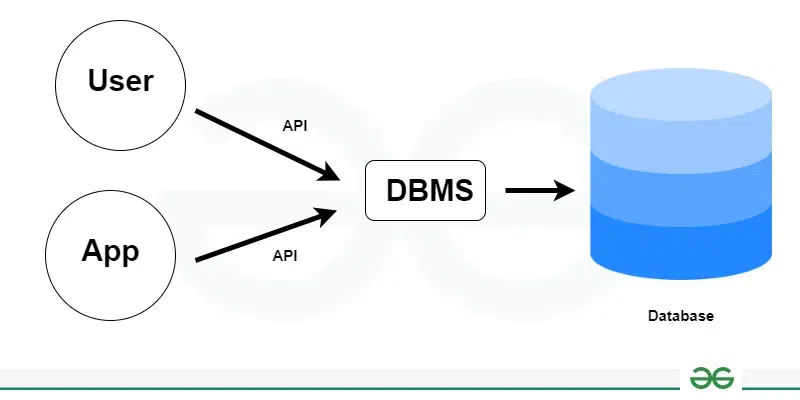
#> input picture DatabaseConcept.webp, 800 x 400 px
$ python TEXTEXTRACT.py
#> lines starting #> are read from the running program, lines starting #| are printed output that depends on the picture; after the words box and inside, x2 and y2 are one past the last pixel; in counts of white or black regions, pixels touching at a corner belong together
import cv2
import pytesseract
from PIL import Image
import tkinter as tk
from tkinter import filedialog

# Set Tesseract OCR path
pytesseract.pytesseract.tesseract_cmd = r"C:\Program Files\Tesseract-OCR\tesseract.exe"

# Function to get image file from user
def get_image():
    root = tk.Tk()
    root.withdraw()  # Hide the root window
    file_path = filedialog.askopenfilename(title="Select an Image", filetypes=[("Image Files", "*.png;*.jpg;*.jpeg")])
#> the answer given: DatabaseConcept.webp
    return file_path

# Ask user to select an image
image_path = get_image()

if image_path:
    # Read the image
    image = cv2.imread(image_path)
#> image is the input picture: shape (400, 800, 3); mean B, G, R 247.8, 239.5, 231

    # Convert image to grayscale for better OCR accuracy
    gray = cv2.cvtColor(image, cv2.COLOR_BGR2GRAY)
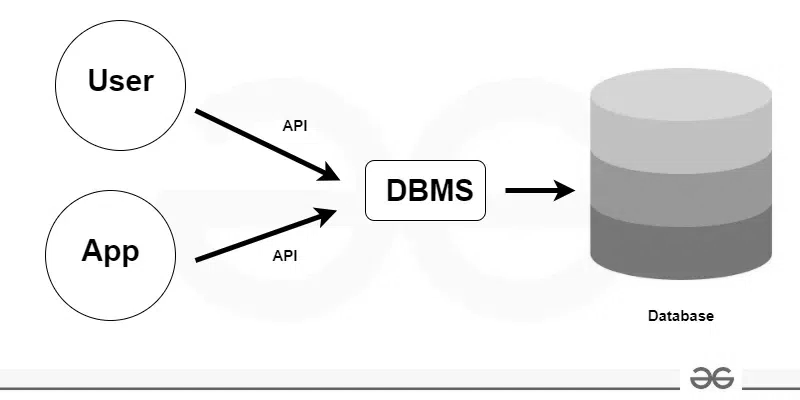
#> gray: shape (400, 800); min 0, max 255, mean 237.8

    # Apply thresholding (optional, improves accuracy for some images)
    gray = cv2.threshold(gray, 0, 255, cv2.THRESH_BINARY | cv2.THRESH_OTSU)[1]
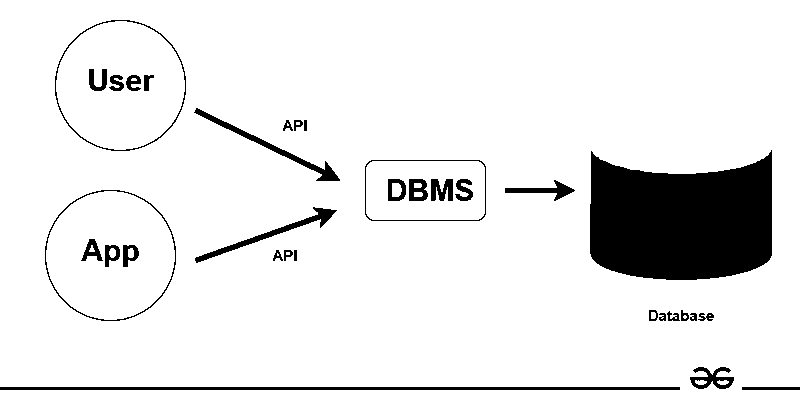
#> gray: shape (400, 800); 91% white; 33 black regions, largest, box (x1, y1, x2, y2) and area: (590, 150, 772, 280) 19270, (0, 387, 680, 390) 2040, (194, 108, 340, 181) 983

    # Save processed image temporarily
    cv2.imwrite("processed_image.png", gray)

    # Extract text using Tesseract OCR
#> (the run stopped early here; a loop or call above may not have finished)

$ run again, on ObjectOrientedModel.webp
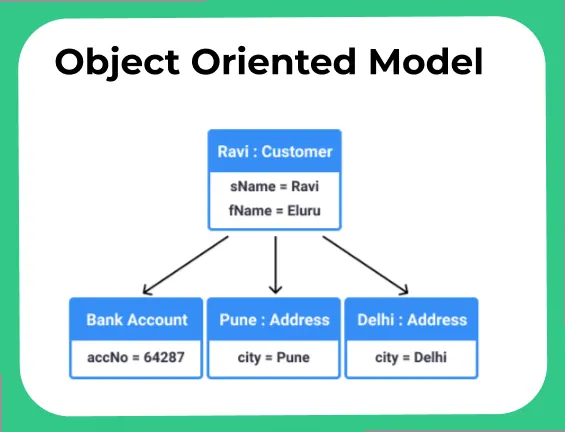
#> input picture ObjectOrientedModel.webp, 565 x 432 px
#> image is the input picture: shape (432, 565, 3); mean B, G, R 228.7, 228.4, 198.4
#> `gray = cv2.cvtColor(image, cv2.COLOR_BGR2GRAY)`:
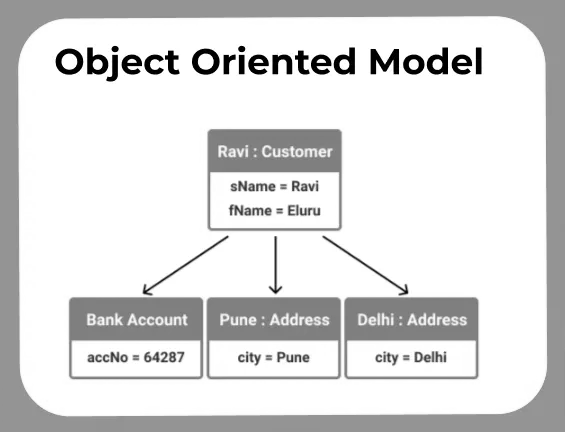
#> gray: shape (432, 565); min 0, max 255, mean 219.4
#> `gray = cv2.threshold(gray, 0, 255, cv2.THRESH_BINARY | cv2.THRESH_OTSU..`:
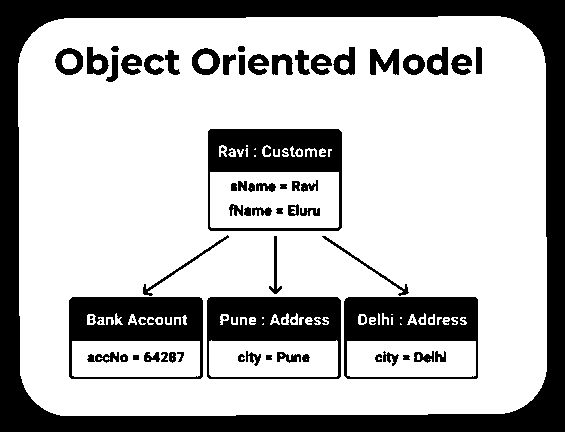
#> gray: shape (432, 565); 72% white; 80 black regions (20 under 20 px), largest, box (x1, y1, x2, y2) and area: (0, 0, 565, 432) 36317, (208, 129, 342, 231) 5909, (69, 297, 203, 379) 5853
